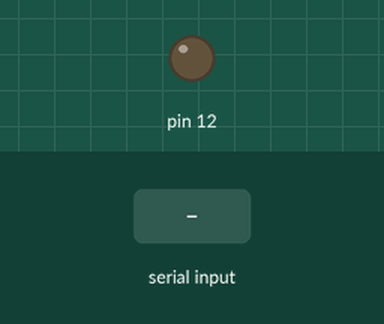
A sketch run on a simulated Arduino Uno, built with avr-gcc and run on an emulated ATmega328P. Shown: output pins drawn as LEDs (lit = HIGH). Inputs (shaded band) come from the test bench.

Above: at 1.2 s.
1.3 s: "5\n" received over Serial
At 4.0 s:
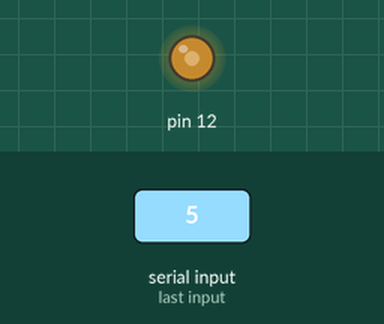
4.3 s: "90,45\n" received over Serial
At 5.35 s:
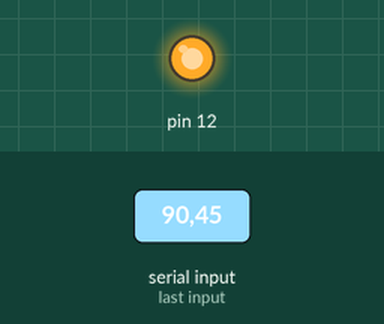
7.3 s: "1,90\n" received over Serial
Timing chart, 0 to 10.3 s (numbered marks = the images above; inputs shaded):
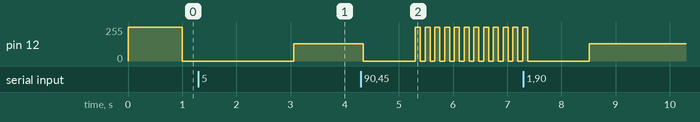

The sketch:

sketch_feb24a.ino
```cpp
String ler = "1000";
int n;
void setup() {
  pinMode(12, OUTPUT);
  Serial.begin(9600);
}

void loop() {
  n = ler.toInt();
  if(Serial.available()){
    ler = Serial.readStringUntil("/n");
    n = ler.toInt();
    }
    else {
  digitalWrite(12, 1);
  delay(n);
  digitalWrite(12, 0);
  delay(n);
    }
}
```

Measured:
- after the input at 4.3 s, pin 12: 128/255 → 0/255 at once, then repeats every 0.18 s: 255/255 0.09 s, 0/255 0.09 s
